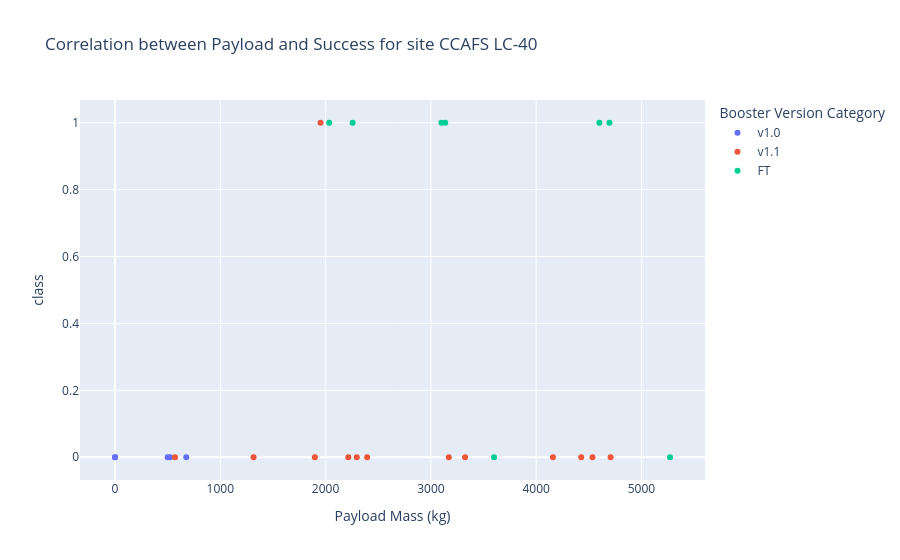

The notebook cell saved with this chart:
### Code cell
#entered_site != 'ALL'
entered_site = 'CCAFS LC-40'
selected_slider = [0, 7000]
#selected_slider_list = list(range(selected_slider[0], selected_slider[1] ))
selected_slider_range = range(selected_slider[0], selected_slider[1] )
site_i_df = spacex_df[(spacex_df['Launch Site'] == entered_site) & (spacex_df['Payload Mass (kg)'].isin(selected_slider_range))]
#selected_slider = site_i_df['Payload Mass (kg)']
#print(selected_slider)

px.scatter(site_i_df, x= 'Payload Mass (kg)', y='class', color="Booster Version Category", title= f"Correlation between Payload and Success for site {entered_site}")

### Figure 1 — Plotly figure (JSON) as saved in the notebook; plotly's stock layout.template omitted (floating-point values rounded to 4 significant figures)
{"data": [{"hovertemplate": "Booster Version Category=v1.0<br>Payload Mass (kg)=%{x}<br>class=%{y}<extra></extra>", "legendgroup": "v1.0", "marker": {"color": "#636efa", "symbol": "circle"}, "mode": "markers", "name": "v1.0", "orientation": "v", "showlegend": true, "type": "scatter", "x": [0.0, 0.0, 525.0, 500.0, 677.0], "xaxis": "x", "y": [0, 0, 0, 0, 0], "yaxis": "y"}, {"hovertemplate": "Booster Version Category=v1.1<br>Payload Mass (kg)=%{x}<br>class=%{y}<extra></extra>", "legendgroup": "v1.1", "marker": {"color": "#EF553B", "symbol": "circle"}, "mode": "markers", "name": "v1.1", "orientation": "v", "showlegend": true, "type": "scatter", "x": [3170.0, 3325.0, 2296.0, 1316.0, 4535.0, 4428.0, 2216.0, 2395.0, 570.0, 4159.0, 1898.0, 4707.0, 1952.0], "xaxis": "x", "y": [0, 0, 0, 0, 0, 0, 0, 0, 0, 0, 0, 0, 1], "yaxis": "y"}, {"hovertemplate": "Booster Version Category=FT<br>Payload Mass (kg)=%{x}<br>class=%{y}<extra></extra>", "legendgroup": "FT", "marker": {"color": "#00cc96", "symbol": "circle"}, "mode": "markers", "name": "FT", "orientation": "v", "showlegend": true, "type": "scatter", "x": [2034.0, 5271.0, 3136.0, 4696.0, 3100.0, 3600.0, 2257.0, 4600.0], "xaxis": "x", "y": [1, 0, 1, 1, 1, 0, 1, 1], "yaxis": "y"}], "layout": {"legend": {"title": {"text": "Booster Version Category"}, "tracegroupgap": 0}, "title": {"text": "Correlation between Payload and Success for site CCAFS LC-40"}, "xaxis": {"anchor": "y", "domain": [0, 1], "title": {"text": "Payload Mass (kg)"}}, "yaxis": {"anchor": "x", "domain": [0, 1], "title": {"text": "class"}}}}
